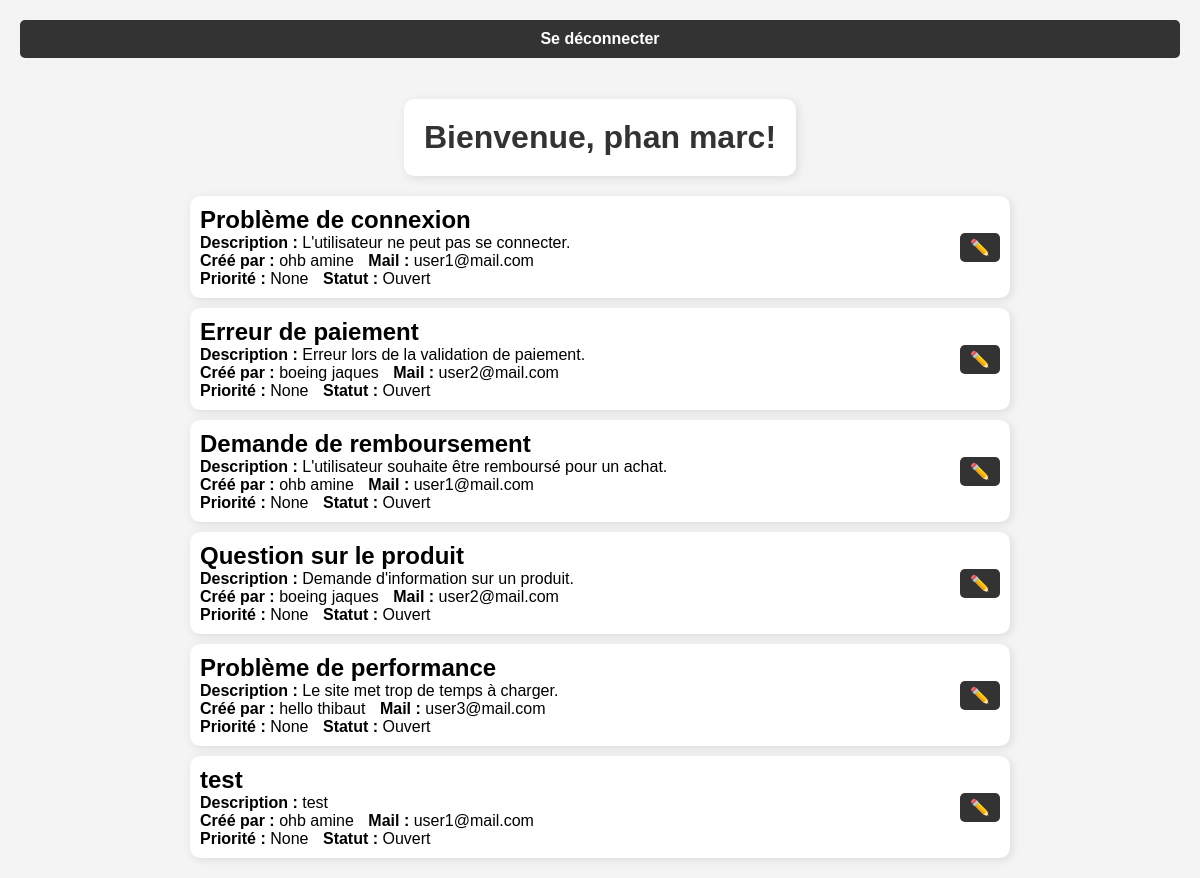
Page /admin (signed in) on the earlier database version.
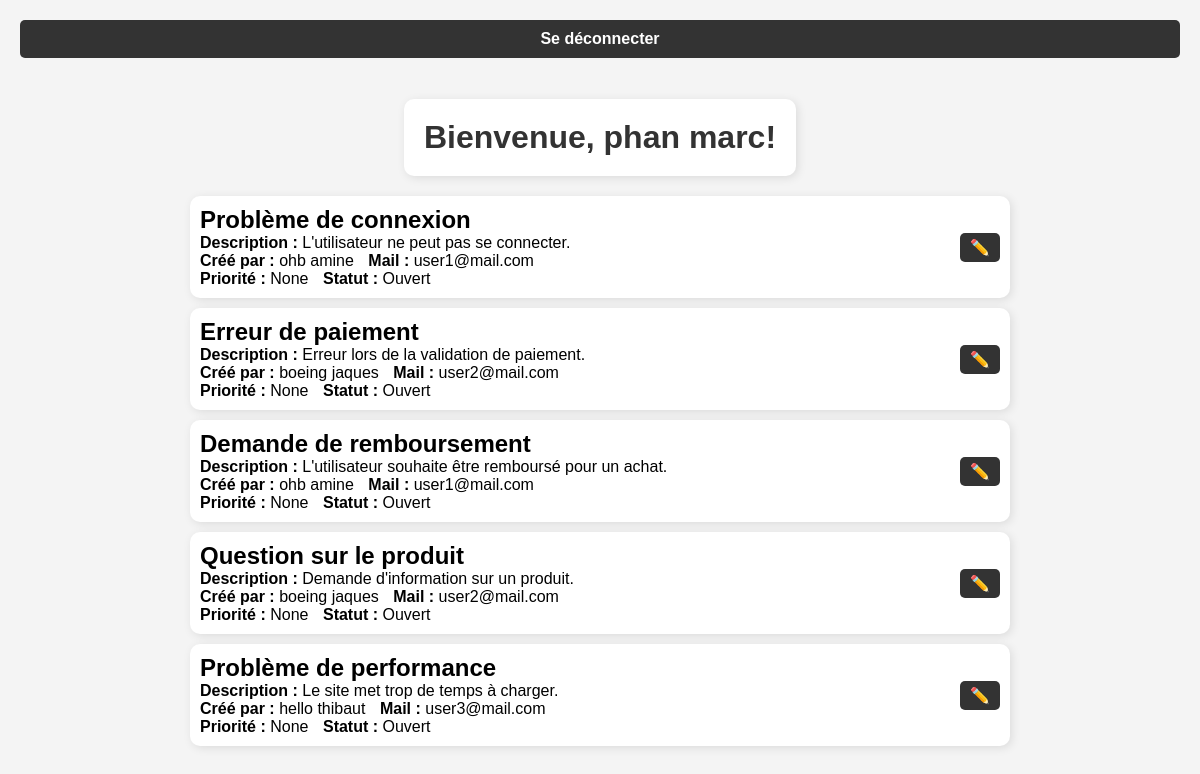
Same page on the later database version.
### app.py (models this page shows, shortened)
class User(UserMixin, db.Model):
    id = db.Column(db.Integer, primary_key=True)
    mail = db.Column(db.String(80), unique=True, nullable=False)
    nom = db.Column(db.String(80), unique=False, nullable=False)
    prenom = db.Column(db.String(80), unique=False, nullable=False)
    password_hash = db.Column(db.String(128), nullable=False)
    is_admin = db.Column(db.Boolean, default=False)

class Ticket(db.Model):
    id = db.Column(db.Integer, primary_key=True)
    title = db.Column(db.String(100), nullable=False)
    description = db.Column(db.Text, nullable=False)
    priority = db.Column(db.String(50), nullable=True)
    status = db.Column(db.String(50), nullable=False, default='Ouvert')
    date = db.Column(db.DateTime, default=datetime.utcnow)
    user_id = db.Column(db.Integer, db.ForeignKey('user.id'), nullable=False)
    user = db.relationship('User', backref=db.backref('tickets', lazy=True))
    attachment_path = db.Column(db.String(255), nullable=True)

### app.py (the view)
@app.route('/admin')
@login_required
def admin():
    if not current_user.is_admin: # Vérifie si l'utilisateur est un administrateur
        flash("Vous n'avez pas les droits nécessaires pour accéder à cette page.", "danger")
        return redirect(url_for('home'))
    mail = session.get("mail")
    tickets = Ticket.query.join(User, Ticket.user_id == User.id).all()
    return render_template('admin.html', tickets=tickets, mail=mail)

### app.py (called while the page is built, shortened)
@login_manager.user_loader
def load_user(user_id):
    return User.query.get(int(user_id))

@app.before_request
def block_brute_force():
    ip = request.remote_addr

@app.after_request
def track_failed_attempts(response):
    return response

### templates/admin.html (shortened to what this page needs)
<!DOCTYPE html>
<html lang="fr">
<head>
    <link rel="stylesheet" href="{{ url_for('static', filename='styles.css') }}">
</head>
<body>
    <nav>
        <a href="{{ url_for('logout') }}">Se déconnecter</a>
    </nav>
    <h1>Bienvenue, {{ current_user.nom }} {{ current_user.prenom }}!</h1>
    <br>
    <div class="tickets-container">
        {% for ticket in tickets %}
            <div class="ticket">
                <div class="ticket-content">
                    <h2>{{ ticket.title }}</h2>
                    <br>
                    <p><strong>Description :</strong> {{ ticket.description }}</p>
                    <br>
                    <p><strong>Créé par :</strong> {{ ticket.user.nom }} {{ ticket.user.prenom }}</p>
                    <p><strong>Mail :</strong> {{ ticket.user.mail }}</p>
                    <br>
                    <p><strong>Priorité :</strong> {{ ticket.priority }}</p>
                    <p><strong>Statut :</strong> {{ ticket.status }}</p>
                </div>
                <a href="{{ url_for('chat', ticket_id=ticket.id) }}">✏️</a>
            </div>
        {% endfor %}
    </div>
</body>
</html>

### static/styles.css (style rules this page uses)
body { font-family: Arial, sans-serif; background-color: #f4f4f4; text-align: center; margin: 20px; }
nav { background-color: #333; padding: 10px; border-radius: 5px; margin-bottom: 20px; }
nav a { margin: 0 15px; text-decoration: none; color: white; font-weight: bold; }
h1 { color: #333; background-color: #fff; padding: 20px; border-radius: 10px; display: inline-block; box-shadow: 2px 2px 10px rgba(0, 0, 0, 0.1); margin-bottom: 20px; }
.tickets-container { display: flex; flex-direction: column; align-items: center; gap: 10px; }
.ticket { background-color: #fff; padding: 10px; border-radius: 10px; box-shadow: 2px 2px 10px rgba(0, 0, 0, 0.1); width: 100%; max-width: 800px; display: flex; justify-content: space-between; align-items: center; }
.ticket-content { flex: 1; text-align: left; margin-right: 20px; }
.ticket h2, .ticket p { display: inline; margin: 0 10px 0 0; }
.ticket a { background-color: #333; color: white; padding: 5px 10px; border-radius: 5px; text-decoration: none; }

Differences in the rows shown:
removed Ticket: title "test", description "test", user.nom "ohb", user.prenom "amine", user.mail "user1@mail.com", priority "None", status "Ouvert"
